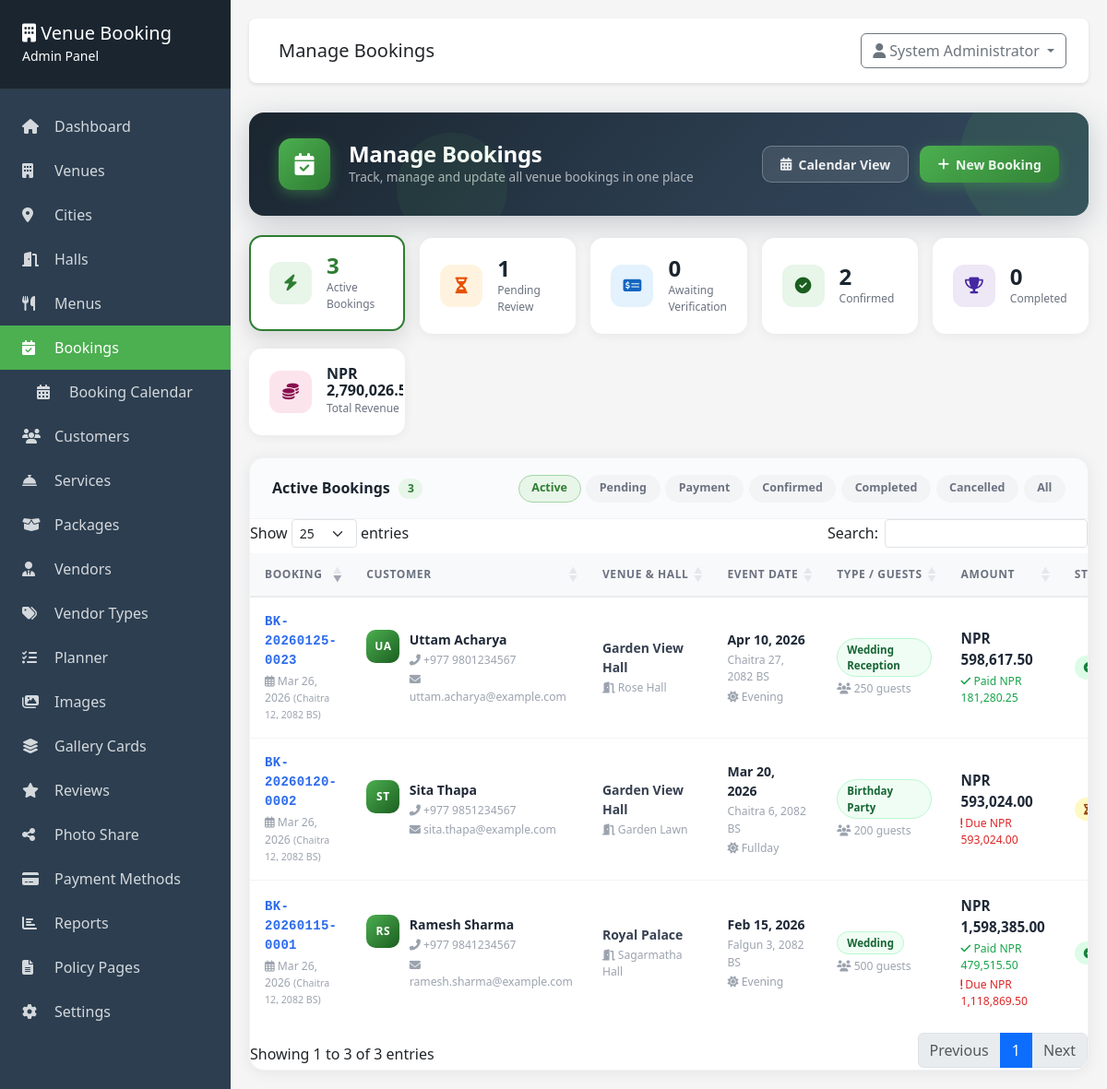
/admin/bookings/index.php (signed in), run on the app's committed database.
### tables this page shows
CREATE TABLE IF NOT EXISTS bookings (
    id INT PRIMARY KEY AUTO_INCREMENT,
    booking_number VARCHAR(50) UNIQUE NOT NULL,
    customer_id INT NOT NULL,
    hall_id INT DEFAULT NULL,
    custom_venue_name VARCHAR(255) DEFAULT NULL COMMENT 'Venue name when customer brings own venue (hall_id is NULL)',
    custom_hall_name VARCHAR(255) DEFAULT NULL COMMENT 'Hall/location name when customer brings own venue (hall_id is NULL)',
    event_date DATE NOT NULL,
    start_time TIME DEFAULT NULL,
    end_time TIME DEFAULT NULL,
    shift ENUM('morning', 'afternoon', 'evening', 'fullday') NOT NULL,
    event_type VARCHAR(100) NOT NULL,
    number_of_guests INT NOT NULL,
    hall_price DECIMAL(10, 2) NOT NULL,
    menu_total DECIMAL(10, 2) DEFAULT 0,
    services_total DECIMAL(10, 2) DEFAULT 0,
    subtotal DECIMAL(10, 2) NOT NULL,
    tax_amount DECIMAL(10, 2) DEFAULT 0,
    grand_total DECIMAL(10, 2) NOT NULL,
    special_requests TEXT,
    menu_special_instructions TEXT DEFAULT NULL COMMENT 'Special instructions for the menu entered during booking',
    booking_status ENUM('pending', 'payment_submitted', 'confirmed', 'cancelled', 'completed') DEFAULT 'pending',
    payment_status ENUM('pending', 'partial', 'paid', 'cancelled') DEFAULT 'pending',
    advance_payment_received TINYINT(1) DEFAULT 0 COMMENT 'Whether advance payment has been received (0=No, 1=Yes)',
    advance_amount_received DECIMAL(10,2) NOT NULL DEFAULT 0 COMMENT 'Actual advance payment amount received from customer (manually entered by admin)',
    created_at TIMESTAMP DEFAULT CURRENT_TIMESTAMP,
    updated_at TIMESTAMP DEFAULT CURRENT_TIMESTAMP ON UPDATE CURRENT_TIMESTAMP,
    FOREIGN KEY (customer_id) REFERENCES customers(id),
    FOREIGN KEY (hall_id) REFERENCES halls(id) ON DELETE SET NULL,
    INDEX idx_event_date (event_date),
    INDEX idx_booking_number (booking_number),
    INDEX idx_status (booking_status),
    INDEX idx_advance_payment_received (advance_payment_received)
);

CREATE TABLE IF NOT EXISTS customers (
    id INT PRIMARY KEY AUTO_INCREMENT,
    full_name VARCHAR(255) NOT NULL,
    phone VARCHAR(20) NOT NULL,
    email VARCHAR(100),
    address TEXT,
    city VARCHAR(100) NULL,
    loyalty_points INT NOT NULL DEFAULT 0,
    created_at TIMESTAMP DEFAULT CURRENT_TIMESTAMP,
    updated_at TIMESTAMP DEFAULT CURRENT_TIMESTAMP ON UPDATE CURRENT_TIMESTAMP,
    INDEX idx_phone (phone),
    INDEX idx_email (email),
    INDEX idx_city (city)
);

### admin/bookings/index.php (the view, shortened to what the rows shown need)
<?php
require_once __DIR__ . '/../includes/header.php';
$db = getDB();
$status_filter = isset($_GET['status_filter']) ? $_GET['status_filter'] : 'active';
$filter_conditions = [
    'active' => " WHERE b.booking_status IN ('pending', 'payment_submitted', 'confirmed')",
    'pending' => " WHERE b.booking_status = 'pending'",
    'payment_submitted' => " WHERE b.booking_status = 'payment_submitted'",
    'confirmed' => " WHERE b.booking_status = 'confirmed'",
    'completed' => " WHERE b.booking_status = 'completed'",
    'cancelled' => " WHERE b.booking_status = 'cancelled'",
    'all' => ''
];
$base_query = "SELECT b.*,
                    c.full_name, c.phone, c.email,
                    COALESCE(h.name, b.custom_hall_name) as hall_name,
                    COALESCE(v.name, b.custom_venue_name) as venue_name,
                    COALESCE((SELECT SUM(paid_amount) FROM payments WHERE booking_id = b.id AND payment_status = 'verified'), 0) as total_paid
                    FROM bookings b
                    INNER JOIN customers c ON b.customer_id = c.id
                    LEFT JOIN halls h ON b.hall_id = h.id
                    LEFT JOIN venues v ON h.venue_id = v.id"
                    . $filter_conditions[$status_filter]
                    . " ORDER BY b.created_at DESC";
try {
    $stmt = $db->query($base_query);
    $bookings = $stmt->fetchAll();
} catch (PDOException $e) {
    error_log('Bookings index query failed: ' . $e->getMessage());
    $db_error_html = 'Unable to load bookings due to a database error. Please run the upgrade script (<code>database/upgrade.sql</code>) via MySQL client or phpMyAdmin, then reload this page. If the problem persists, contact your administrator.';
    $bookings = [];
}
try {
    $stats_stmt = $db->query("SELECT
        COUNT(*) AS total_all,
        SUM(CASE WHEN b.booking_status IN ('pending','payment_submitted','confirmed') THEN 1 ELSE 0 END) AS total_active,
        SUM(CASE WHEN b.booking_status = 'pending' THEN 1 ELSE 0 END) AS total_pending,
        SUM(CASE WHEN b.booking_status = 'payment_submitted' THEN 1 ELSE 0 END) AS total_payment_submitted,
        SUM(CASE WHEN b.booking_status = 'confirmed' THEN 1 ELSE 0 END) AS total_confirmed,
        SUM(CASE WHEN b.booking_status = 'completed' THEN 1 ELSE 0 END) AS total_completed,
        SUM(CASE WHEN b.booking_status = 'cancelled' THEN 1 ELSE 0 END) AS total_cancelled,
        SUM(b.grand_total) AS total_revenue,
        COALESCE((SELECT SUM(p.paid_amount) FROM payments p WHERE p.payment_status = 'verified'), 0) AS total_collected
        FROM bookings b");
    $stats = $stats_stmt->fetch();
} catch (PDOException $e) {
    $stats = ['total_all' => 0, 'total_active' => 0, 'total_pending' => 0,
              'total_payment_submitted' => 0, 'total_confirmed' => 0,
              'total_completed' => 0, 'total_cancelled' => 0,
              'total_revenue' => 0, 'total_collected' => 0];
}
$filter_labels = [
    'active' => 'Active Bookings',
    'pending' => 'Pending Bookings',
    'payment_submitted' => 'Payment Submitted',
    'confirmed' => 'Confirmed Bookings',
    'completed' => 'Order Complete',
    'cancelled' => 'Cancelled Bookings',
    'all' => 'All Bookings',
];
?>
<div class="bm-page-header">
    <div class="bm-header-content">
        <div>
            <h1 class="bm-header-title">Manage Bookings</h1>
        </div>
    </div>
</div>
            <span class="bm-stat-value bm-stat-value-sm"><?php echo formatCurrency($stats['total_revenue'] ?? 0); ?></span>
<div class="bm-card">
    <div class="bm-card-toolbar">
        <div class="bm-toolbar-left">
            <h2 class="bm-card-title">
                <?php echo htmlspecialchars($filter_labels[$status_filter] ?? 'Bookings'); ?>
                <span class="bm-count-badge"><?php echo count($bookings); ?></span>
            </h2>
        </div>
    </div>
    <div class="bm-table-wrap">
        <table class="table datatable bm-table mb-0" id="bookingsTable">
            <thead>
                <tr>
                    <th>Booking</th>
                    <th>Customer</th>
                    <th>Venue &amp; Hall</th>
                    <th>Event Date</th>
                    <th>Type / Guests</th>
                    <th>Amount</th>
                    <th>Status</th>
                </tr>
            </thead>
            <tbody>
                <?php if (empty($bookings)): ?>
                    <tr>
                        <td colspan="9" class="bm-empty-state">
                            <div class="bm-empty-icon"><i class="fas fa-calendar-times"></i></div>
                            <div class="bm-empty-title">No bookings found</div>
                            <div class="bm-empty-sub">
                                <?php if ($status_filter !== 'all'): ?>
                                    There are no <strong><?php echo htmlspecialchars(strtolower($filter_labels[$status_filter])); ?></strong> right now.
                                    <a href="?status_filter=all">View all bookings</a>
                                <?php else: ?>
                                    No bookings have been created yet.
                                    <a href="add.php">Create the first booking</a>
                                <?php endif; ?>
                            </div>
                        </td>
                    </tr>
                <?php else: ?>
                    <?php foreach ($bookings as $booking):
                        $balance_due = max(0, $booking['grand_total'] - $booking['total_paid']);
                        $name_parts = explode(' ', trim($booking['full_name']));
                        $first_part = isset($name_parts[0]) ? $name_parts[0] : '';
                        $avatar_initials = $first_part !== '' ? strtoupper(substr($first_part, 0, 1)) : '?';
                        if (count($name_parts) > 1 && $first_part !== '') {
                            $last_part = end($name_parts);
                            if ($last_part !== '') {
                                $avatar_initials .= strtoupper(substr($last_part, 0, 1));
                            }
                        }
                        $bs = $booking['booking_status'];
                        $bs_cfg = [
                            'confirmed'         => ['cls' => 'bm-badge-confirmed',  'icon' => 'fa-check-circle'],
                            'payment_submitted' => ['cls' => 'bm-badge-payment',    'icon' => 'fa-money-check-alt'],
                            'pending'           => ['cls' => 'bm-badge-pending',    'icon' => 'fa-hourglass-half'],
                            'cancelled'         => ['cls' => 'bm-badge-cancelled',  'icon' => 'fa-times-circle'],
                            'completed'         => ['cls' => 'bm-badge-completed',  'icon' => 'fa-trophy'],
                        ];
                        $bs_class = $bs_cfg[$bs]['cls']  ?? 'bm-badge-secondary';
                        $bs_icon  = $bs_cfg[$bs]['icon'] ?? 'fa-circle';
                    ?>
                    <tr class="bm-row">
                        <td>
                            <div class="bm-booking-num"><?php echo htmlspecialchars($booking['booking_number']); ?></div>
                            <div class="bm-row-sub"><i class="far fa-calendar-alt"></i> <?php echo date('M d, Y', strtotime($booking['created_at'])); ?> <small>(<?php echo convertToNepaliDate($booking['created_at']); ?>)</small></div>
                        </td>
                        <td>
                            <div class="bm-customer-cell">
                                <div class="bm-avatar"><?php echo htmlspecialchars($avatar_initials); ?></div>
                                <div class="bm-customer-info">
                                    <div class="bm-customer-name"><?php echo htmlspecialchars($booking['full_name']); ?></div>
                                    <div class="bm-row-sub"><i class="fas fa-phone-alt"></i> <?php echo htmlspecialchars($booking['phone']); ?></div>
                                    <?php if (!empty($booking['email'])): ?>
                                        <div class="bm-row-sub"><i class="fas fa-envelope"></i> <?php echo htmlspecialchars($booking['email']); ?></div>
                                    <?php endif; ?>
                                </div>
                            </div>
                        </td>
                        <td>
                            <div class="bm-venue-name">
                                <?php echo htmlspecialchars($booking['venue_name']); ?>
                            </div>
                            <div class="bm-row-sub"><i class="fas fa-door-open"></i> <?php echo htmlspecialchars($booking['hall_name']); ?></div>
                        </td>
                        <td>
                            <div class="bm-event-date"><?php echo date('M d, Y', strtotime($booking['event_date'])); ?></div>
                            <div class="bm-row-sub"><?php echo convertToNepaliDate($booking['event_date']); ?></div>
                            <div class="bm-row-sub">
                                <i class="fas fa-sun"></i> <?php echo ucfirst($booking['shift']); ?>
                            </div>
                        </td>
                        <td>
                            <div class="bm-event-type-badge"><?php echo htmlspecialchars(ucfirst($booking['event_type'])); ?></div>
                            <div class="bm-row-sub mt-1"><i class="fas fa-users"></i> <?php echo (int)$booking['number_of_guests']; ?> guests</div>
                        </td>
                        <td>
                            <div class="bm-amount-total"><?php echo formatCurrency($booking['grand_total']); ?></div>
                            <?php if ($booking['total_paid'] > 0): ?>
                                <div class="bm-row-sub bm-amount-paid"><i class="fas fa-check"></i> Paid <?php echo formatCurrency($booking['total_paid']); ?></div>
                            <?php endif; ?>
                            <?php if ($balance_due > 0 && $booking['payment_status'] !== 'paid'): ?>
                                <div class="bm-row-sub bm-amount-due"><i class="fas fa-exclamation"></i> Due <?php echo formatCurrency($balance_due); ?></div>
                            <?php endif; ?>
                        </td>
                        <td>
                            <span class="bm-badge <?php echo $bs_class; ?> booking-status-badge"
                                  title="Booking status is read-only here. Open the booking to update it."
                                  role="status"
                                  aria-label="Booking status: <?php echo getBookingStatusLabel($booking['booking_status']); ?> (read-only)">
                                <i class="fas <?php echo $bs_icon; ?>"></i>
                            </span>
                        </td>
                    </tr>
                    <?php endforeach; ?>
                <?php endif; ?>
            </tbody>
        </table>
    </div>
</div>
<?php require_once __DIR__ . '/../includes/footer.php'; ?>

### data on the page
bookings: booking_number "BK-20260115-0001", created_at "Mar 26, 2026", created_at "Chaitra 12, 2082 BS", customer.full_name "RS", customer.full_name "Ramesh Sharma", customer.phone "+977 9841234567", customer.email "ramesh.sharma@example.com", venue_name "Royal Palace", hall_name "Sagarmatha Hall", event_date "Feb 15, 2026", event_date "Falgun 3, 2082 BS", shift "Evening", event_type "Wedding", number_of_guests "500", grand_total "NPR 1,598,385.00", total_paid "NPR 479,515.50", balance_due "NPR 1,118,869.50"
bookings: booking_number "BK-20260120-0002", created_at "Mar 26, 2026", created_at "Chaitra 12, 2082 BS", customer.full_name "ST", customer.full_name "Sita Thapa", customer.phone "+977 9851234567", customer.email "sita.thapa@example.com", venue_name "Garden View Hall", hall_name "Garden Lawn", event_date "Mar 20, 2026", event_date "Chaitra 6, 2082 BS", shift "Fullday", event_type "Birthday Party", number_of_guests "200", grand_total "NPR 593,024.00", balance_due "NPR 593,024.00"
bookings: booking_number "BK-20260125-0023", created_at "Mar 26, 2026", created_at "Chaitra 12, 2082 BS", customer.full_name "UA", customer.full_name "Uttam Acharya", customer.phone "+977 9801234567", customer.email "uttam.acharya@example.com", venue_name "Garden View Hall", hall_name "Rose Hall", event_date "Apr 10, 2026", event_date "Chaitra 27, 2082 BS", shift "Evening", event_type "Wedding Reception", number_of_guests "250", grand_total "NPR 598,617.50", total_paid "NPR 181,280.25"

### other printed values
$page_title "Manage Bookings"
$current_user['full_name'] "System Administrator"
$stats['total_active'] "3"
$stats['total_pending'] "1"
$stats['total_payment_submitted'] "0"
$stats['total_confirmed'] "2"
$stats['total_completed'] "0"
formatCurrency($stats['total_revenue'] ?? 0) "NPR…"
$filter_labels[$status_filter] "Active Bookings"
count($bookings) "3"
